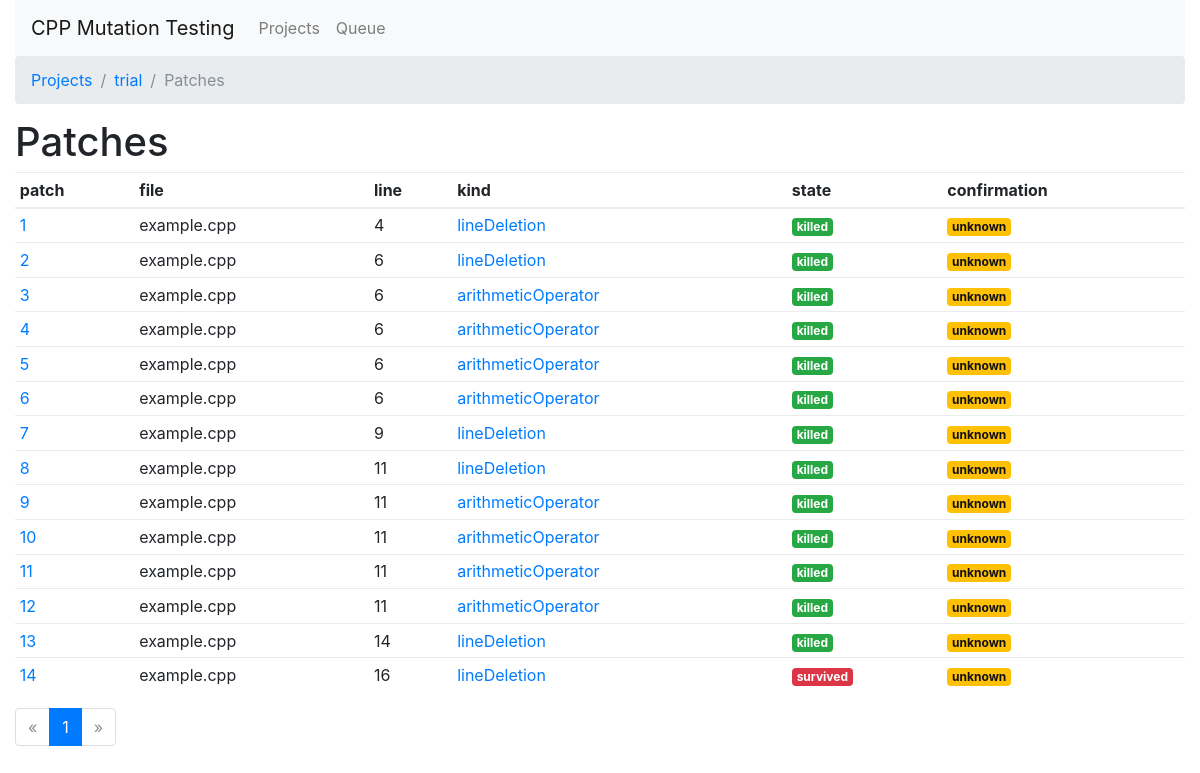
Screenshot of /projects/1/patches with the database file from the repository.
### app/models.py (models this page shows, shortened)
class Project(db.Model):
    id = db.Column(db.Integer, primary_key=True)
    name = db.Column(db.Text)
    workdir = db.Column(db.Text)
    build_command = db.Column(db.Text)
    quickcheck_command = db.Column(db.Text, nullable=True)
    quickcheck_timeout = db.Column(db.Float, nullable=True)
    test_command = db.Column(db.Text)
    test_timeout = db.Column(db.Float, nullable=True)
    clean_command = db.Column(db.Text, nullable=True)
    files = db.relationship('File', backref='project', lazy='dynamic', cascade='delete')
    patches = db.relationship('Patch', backref='project', lazy='dynamic', cascade='delete')

class Patch(db.Model):
    id = db.Column(db.Integer, primary_key=True)
    kind = db.Column(db.Text)
    line = db.Column(db.Integer)
    column_start = db.Column(db.Integer)
    column_end = db.Column(db.Integer)
    code_original = db.Column(db.Integer)
    code_replacement = db.Column(db.Integer)
    patch = db.Column(db.Text)
    state = db.Column(db.Text)
    confirmation = db.Column(db.Text)
    file_id = db.Column(db.Integer, db.ForeignKey('file.id'), index=True)
    project_id = db.Column(db.Integer, db.ForeignKey('project.id'), index=True)
    runs = db.relationship('Run', backref='patch', lazy='dynamic', cascade='delete')

class File(db.Model):
    id = db.Column(db.Integer, primary_key=True)
    filename = db.Column(db.Text)
    content = db.Column(db.Text)
    project_id = db.Column(db.Integer, db.ForeignKey('project.id'), index=True)
    patches = db.relationship('Patch', backref='file', lazy='dynamic', cascade='delete')

### app/views.py (the view)
@app.route('/projects/<int:project_id>/patches')
def route_v2_project_project_id_patches(project_id):
    project = Project.query.get(project_id)
    if project is None:
        abort(404)
    page = int(request.args.get('page', 1))
    patch_state = request.args.get('patch_state')
    confirmation_state = request.args.get('confirmation_state')
    run_state = request.args.get('run_state')
    patches = Patch.query.filter(Patch.project_id == project_id)
    if patch_state:
        patches = patches.filter(Patch.state == patch_state)
    if confirmation_state:
        patches = patches.filter(Patch.confirmation == confirmation_state)
    if run_state:
        patches = patches.join(Run).filter(Run.log == run_state)
    patches = patches.paginate(page, app.config['ITEMS_PER_PAGE'], False)
    return render_template('v2_patches.html', project=project, patches=patches, filter_patch_state=patch_state,
                           filter_confirmation_state=confirmation_state, filter_run_state=run_state)

### app/utils/Executor.py (called while the page is built)
    @property
    def count(self):
        return Patch.query.filter(Patch.state == 'incomplete').count()

### app/utils/Mutation.py (called while the page is built)
def get_mutators():
    mutators = [
        LineDeletionMutator(),
        LogicalOperatorMutator(),
        ComparisonOperatorMutator(),
        IncDecOperatorMutator(),
        AssignmentOperatorMutator(),
        BooleanAssignmentOperatorMutator(),
        ArithmeticOperatorMutator(),
        BooleanArithmeticOperatorMutator(),
        BooleanLiteralMutator(),
        StdInserterMutator(),
        StdRangePredicateMutator(),
        StdMinMaxMutator(),
        DecimalNumberLiteralMutator(),
        HexNumberLiteralMutator(),
        IteratorRangeMutator()
    ]
    return {mutator.mutator_id: mutator for mutator in mutators}

### app/views.py (called while the page is built)
@app.template_filter()
def basename(text):
    return os.path.basename(text)

@app.context_processor
def inject_values():
    return {
        'mutators': get_mutators(),
        'executor': executor,
        'stats': Statistics()
    }

### app/templates/v2_patches.html
{% extends "v2_base.html" %}
{% set title='Patches' %}
{% block breadcrumb %}
    <ol class="breadcrumb">
        <li class="breadcrumb-item"><a href="{{ url_for('route_v2_projects') }}">Projects</a></li>
        <li class="breadcrumb-item"><a href="{{ url_for('route_v2_project_project_id', project_id=project.id) }}">{{ project.name }}</a></li>
        {% if request.args.get('patch_state') %}
            <li class="breadcrumb-item"><a href="{{ url_for('route_v2_project_project_id_patches', project_id=project.id) }}">Patches</a></li>
        <li class="breadcrumb-item active">{{ request.args.get('patch_state') }}</li>
        {% else %}
        <li class="breadcrumb-item active">Patches</li>
        {% endif %}
    </ol>
{% endblock %}
{% block content %}
<h1>Patches</h1>
    <table class="table table-sm">
        <thead>
        <tr>
            <th>patch</th>
            <th>file</th>
            <th>line</th>
            <th>kind</th>
            <th>state</th>
            <th>confirmation</th>
        </tr>
        </thead>
        <tbody>
        {% for patch in patches.items %}
            <tr>
                <td>
                    <a href="{{ url_for('route_v2_project_project_id_patches_patch_id', project_id=project.id, patch_id=patch.id, filter_patch_state=filter_patch_state, filter_confirmation_state=filter_confirmation_state, filter_run_state=filter_run_state) }}">{{ patch.id }}</a>
                </td>
                <td>{{ patch.file.filename|basename }}</td>
                <td>{{ patch.line }}</td>
                <td><a href="{{ url_for('route_v2_mutators_mutator_id', mutator_id=patch.kind) }}">{{ patch.kind }}</a></td>
                <td>
                    {% if patch.state == 'killed' %}
                        <span class="badge badge-success">
                    {% elif patch.state == 'survived' %}
                        <span class="badge badge-danger">
                    {% else %}
                        <span class="badge badge-secondary">
                    {% endif %}
                    {{ patch.state }}</span>
                </td>
            <td>
                {% if patch.confirmation == 'confirmed' %}
                        <span class="badge badge-danger">
                {% elif patch.confirmation == 'ignored' %}
                        <span class="badge badge-success">
                {% elif patch.confirmation == 'unknown' %}
                        <span class="badge badge-warning">
                {% endif %}
                {{ patch.confirmation }}</span>
            </td>
            </tr>
        {% endfor %}
        </tbody>
    </table>
    <nav>
        <ul class="pagination">
            <li class="page-item{% if not patches.has_prev %} disabled{% endif %}">
                <a class="page-link"
                   href="{{ url_for('route_v2_project_project_id_patches', project_id=project.id, page=patches.prev_num, patch_state=request.args.get('patch_state'), confirmation_state=request.args.get('confirmation_state'), run_state=request.args.get('run_state')) }}">
                    <span>&laquo;</span>
                </a>
            </li>
            {% for page in patches.iter_pages() %}
                {% if page %}
                <li class="page-item{% if page == patches.page %} active{% endif %}">
                    <a class="page-link" href="{{ url_for('route_v2_project_project_id_patches', project_id=project.id, page=page, patch_state=request.args.get('patch_state'), confirmation_state=request.args.get('confirmation_state'), run_state=request.args.get('run_state')) }}">{{ page }}</a>
                </li>
                {% else %}
                    <li class="page-item disabled">
                    <a class="page-link" href="#">...</a>
                    </li>
                {% endif %}
            {% endfor %}
            <li class="page-item{% if not patches.has_next %} disabled{% endif %}">
                <a class="page-link"
                   href="{{ url_for('route_v2_project_project_id_patches', project_id=project.id, page=patches.next_num, patch_state=request.args.get('patch_state'), confirmation_state=request.args.get('confirmation_state'), run_state=request.args.get('run_state')) }}">
                    <span>&raquo;</span>
                </a>
            </li>
        </ul>
    </nav>
{% endblock %}

### app/templates/v2_base.html (shortened to what this page needs)
<!DOCTYPE html>
<html lang="en">
<head>
    <link rel="stylesheet" href="/static/bootstrap-4.0.0-beta/css/bootstrap.min.css">
    <link rel="stylesheet" href="/static/highlight/styles/github.css">
    <link rel="stylesheet" href="/static/font-awesome-4.7.0/css/font-awesome.min.css">
</head>
<body>
<div class="container-fluid">
    <nav class="navbar navbar-expand-lg navbar-light bg-light">
        <a class="navbar-brand" href="{{ url_for('route_v2_projects') }}">CPP Mutation Testing</a>
        <div class="collapse navbar-collapse" id="navbarSupportedContent">
            <ul class="navbar-nav mr-auto">
                <li class="nav-item">
                    <a class="nav-link" href="{{ url_for('route_v2_projects') }}">Projects</a>
                </li>
                <li class="nav-item">
                    <a class="nav-link" href="{{ url_for('route_v2_queue') }}">Queue
                    </a>
                </li>
            </ul>
        </div>
    </nav>
    {% block breadcrumb %}{% endblock %}
    {% block content %}{% endblock %}
    <p><br></p>
</div>
</body>
</html>

### rows the page displays
Project: name "trial"
Patch: id "1", file.filename|basename "example.cpp", line "4", kind "lineDeletion", state "killed", confirmation "unknown"
Patch: id "2", file.filename|basename "example.cpp", line "6", kind "lineDeletion", state "killed", confirmation "unknown"
Patch: id "3", file.filename|basename "example.cpp", line "6", kind "arithmeticOperator", state "killed", confirmation "unknown"
Patch: id "4", file.filename|basename "example.cpp", line "6", kind "arithmeticOperator", state "killed", confirmation "unknown"
Patch: id "5", file.filename|basename "example.cpp", line "6", kind "arithmeticOperator", state "killed", confirmation "unknown"
Patch: id "6", file.filename|basename "example.cpp", line "6", kind "arithmeticOperator", state "killed", confirmation "unknown"
Patch: id "7", file.filename|basename "example.cpp", line "9", kind "lineDeletion", state "killed", confirmation "unknown"
Patch: id "8", file.filename|basename "example.cpp", line "11", kind "lineDeletion", state "killed", confirmation "unknown"
Patch: id "9", file.filename|basename "example.cpp", line "11", kind "arithmeticOperator", state "killed", confirmation "unknown"
Patch: id "10", file.filename|basename "example.cpp", line "11", kind "arithmeticOperator", state "killed", confirmation "unknown"
Patch: id "11", file.filename|basename "example.cpp", line "11", kind "arithmeticOperator", state "killed", confirmation "unknown"
Patch: id "12", file.filename|basename "example.cpp", line "11", kind "arithmeticOperator", state "killed", confirmation "unknown"
Patch: id "13", file.filename|basename "example.cpp", line "14", kind "lineDeletion", state "killed", confirmation "unknown"
Patch: id "14", file.filename|basename "example.cpp", line "16", kind "lineDeletion", state "survived", confirmation "unknown"

### other values shown
{{ page }} "1"
